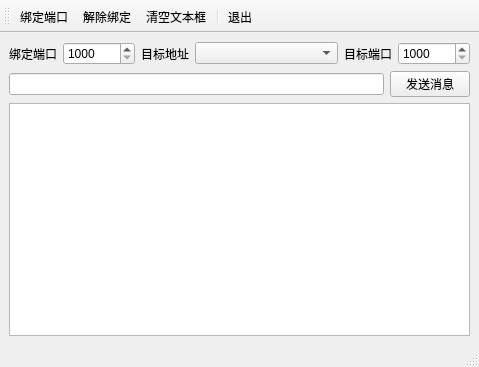
<?xml version="1.0" encoding="UTF-8"?>
<ui version="4.0">
 <class>MainWindow</class>
 <widget class="QMainWindow" name="MainWindow">
  <property name="geometry">
   <rect>
    <x>0</x>
    <y>0</y>
    <width>479</width>
    <height>367</height>
   </rect>
  </property>
  <property name="windowTitle">
   <string>MainWindow</string>
  </property>
  <widget class="QWidget" name="centralwidget">
   <layout class="QVBoxLayout" name="verticalLayout">
    <item>
     <layout class="QHBoxLayout" name="horizontalLayout">
      <item>
       <widget class="QLabel" name="label">
        <property name="text">
         <string>绑定端口</string>
        </property>
       </widget>
      </item>
      <item>
       <widget class="QSpinBox" name="spinBindPort">
        <property name="sizePolicy">
         <sizepolicy hsizetype="Expanding" vsizetype="Fixed">
          <horstretch>1</horstretch>
          <verstretch>0</verstretch>
         </sizepolicy>
        </property>
        <property name="minimum">
         <number>1000</number>
        </property>
        <property name="maximum">
         <number>9999</number>
        </property>
       </widget>
      </item>
      <item>
       <widget class="QLabel" name="label_2">
        <property name="text">
         <string>目标地址</string>
        </property>
       </widget>
      </item>
      <item>
       <widget class="QComboBox" name="cmbTargetIP">
        <property name="sizePolicy">
         <sizepolicy hsizetype="Expanding" vsizetype="Fixed">
          <horstretch>2</horstretch>
          <verstretch>0</verstretch>
         </sizepolicy>
        </property>
       </widget>
      </item>
      <item>
       <widget class="QLabel" name="label_3">
        <property name="text">
         <string>目标端口</string>
        </property>
       </widget>
      </item>
      <item>
       <widget class="QSpinBox" name="spinTargetPort">
        <property name="sizePolicy">
         <sizepolicy hsizetype="Expanding" vsizetype="Fixed">
          <horstretch>1</horstretch>
          <verstretch>0</verstretch>
         </sizepolicy>
        </property>
        <property name="minimum">
         <number>1000</number>
        </property>
        <property name="maximum">
         <number>9999</number>
        </property>
       </widget>
      </item>
     </layout>
    </item>
    <item>
     <layout class="QHBoxLayout" name="horizontalLayout_2">
      <item>
       <widget class="QLineEdit" name="editMessage"/>
      </item>
      <item>
       <widget class="QPushButton" name="btnSendMsg">
        <property name="text">
         <string>发送消息</string>
        </property>
       </widget>
      </item>
     </layout>
    </item>
    <item>
     <widget class="QPlainTextEdit" name="plainTextEdit"/>
    </item>
   </layout>
  </widget>
  <widget class="QStatusBar" name="statusbar"/>
  <widget class="QToolBar" name="toolBar">
   <property name="windowTitle">
    <string>toolBar</string>
   </property>
   <property name="toolButtonStyle">
    <enum>Qt::ToolButtonTextBesideIcon</enum>
   </property>
   <attribute name="toolBarArea">
    <enum>TopToolBarArea</enum>
   </attribute>
   <attribute name="toolBarBreak">
    <bool>false</bool>
   </attribute>
   <addaction name="actBind"/>
   <addaction name="actUnbind"/>
   <addaction name="actTextClear"/>
   <addaction name="separator"/>
   <addaction name="actExit"/>
  </widget>
  <action name="actBind">
   <property name="icon">
    <iconset resource="res.qrc">
     <normaloff>:/images/start.bmp</normaloff>:/images/start.bmp</iconset>
   </property>
   <property name="text">
    <string>绑定端口</string>
   </property>
  </action>
  <action name="actUnbind">
   <property name="icon">
    <iconset resource="res.qrc">
     <normaloff>:/images/stop.bmp</normaloff>:/images/stop.bmp</iconset>
   </property>
   <property name="text">
    <string>解除绑定</string>
   </property>
   <property name="toolTip">
    <string>解除绑定</string>
   </property>
  </action>
  <action name="actTextClear">
   <property name="icon">
    <iconset resource="res.qrc">
     <normaloff>:/images/clear.bmp</normaloff>:/images/clear.bmp</iconset>
   </property>
   <property name="text">
    <string>清空文本框</string>
   </property>
  </action>
  <action name="actExit">
   <property name="icon">
    <iconset resource="res.qrc">
     <normaloff>:/images/exit.bmp</normaloff>:/images/exit.bmp</iconset>
   </property>
   <property name="text">
    <string>退出</string>
   </property>
  </action>
 </widget>
 <resources>
  <include location="res.qrc"/>
 </resources>
 <connections>
  <connection>
   <sender>actExit</sender>
   <signal>triggered()</signal>
   <receiver>MainWindow</receiver>
   <slot>close()</slot>
   <hints>
    <hint type="sourcelabel">
     <x>-1</x>
     <y>-1</y>
    </hint>
    <hint type="destinationlabel">
     <x>239</x>
     <y>183</y>
    </hint>
   </hints>
  </connection>
 </connections>
</ui>
